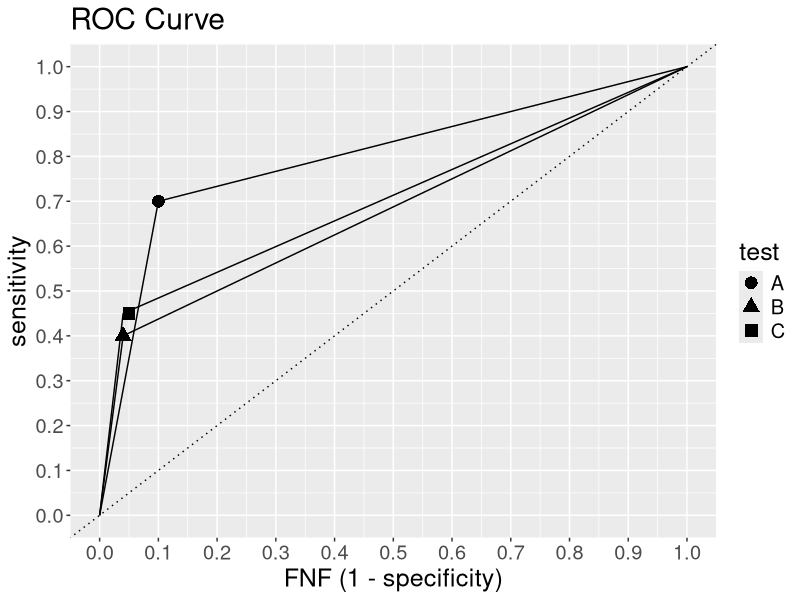

This chart was generated by the following R code:
## ---- chunk 1
library(ggplot2)

# create vector of observed outcomes
observed <- factor(c(rep("pos", 100), rep("neg", 500)))
observed <- relevel(observed, "pos")

# create vector of Test A predictions
test_A <- factor(c(rep("pos", 70), rep("neg", 480), rep("pos", 50)))
test_A <- relevel(test_A, "pos")

# create vector of Test B predictions
test_B <- factor(c(rep("pos", 40), rep("neg", 540), rep("pos", 20)))
test_B <- relevel(test_B, "pos")

# create vector of Test C predictions
test_C <- factor(c(rep("pos", 45), rep("neg", 530), rep("pos", 25)))
test_C <- relevel(test_C, "pos")

# create Test A contingency table
table_A <- table(test_A, observed)
table_A

# create Test B contingency table
table_B <- table(test_B, observed)
table_B

# create Test C contingency table
table_C <- table(test_C, observed)
table_C
## ---- chunk 2
# accuracy = (TP + TN) / N
n <- 600 # total number of cases
accuracy_A <- sum(diag(table_A)) / n 
accuracy_B <- sum(diag(table_B)) / n
accuracy_C <- sum(diag(table_C)) / n
## ---- chunk 3
data.frame(test = c('A', 'B', 'C'), accuracy = c(accuracy_A, accuracy_B, accuracy_C))
## ---- chunk 4
# calculate sensitivity and specificity for each test
sen_A <- table_A[1, 1] / sum(table_A[, 1])
spec_A <- table_A[2, 2] / sum(table_A[, 2])

sen_B <- table_B[1, 1] / sum(table_B[, 1])
spec_B <- table_B[2, 2] / sum(table_B[, 2])

sen_C <- table_C[1, 1] / sum(table_C[, 1])
spec_C <- table_C[2, 2] / sum(table_C[, 2])

# collect data for plotting
roc <- data.frame(test = factor(c('A', 'B', 'C')),
                  sensitivity = c(sen_A, sen_B, sen_C),
                  specificity = c(spec_A, spec_B, spec_C),
                  FNF = c(1 - spec_A, 1 - spec_B, 1 - spec_C)
                  )

# create data for drawing lines
l <- data.frame(test = factor(c(rep('A', 3), rep('B', 3), rep('C', 3))),
                sensitivity = c(0, sen_A, 1, 0, sen_B, 1, 0, sen_C, 1),
                FNF = c(0, 1 - spec_A, 1, 0, 1 - spec_B, 1, 0, 1 - spec_B, 1)
                )

g <- ggplot(roc, aes(FNF, sensitivity, pch=test))
g <- g + geom_point(size = 4)
g <- g + coord_cartesian(xlim=c(0, 1), ylim = c(0, 1))
g <- g + scale_x_continuous(breaks = seq(0, 1, .1))
g <- g + scale_y_continuous(breaks = seq(0, 1, .1))
g <- g + geom_abline(intercept = 0, slope = 1, linetype=3)
g <- g + geom_line(data=l, aes(FNF, sensitivity, group=test))
g <- g + labs(title = "ROC Curve",
              x = "FNF (1 - specificity)")
g <- g + theme(text = element_text(size = 18))
g
## ---- chunk 5
library(dplyr)
AUC <- c(0.80, 0.68, 0.70)
mutate(roc, AUC = AUC)
